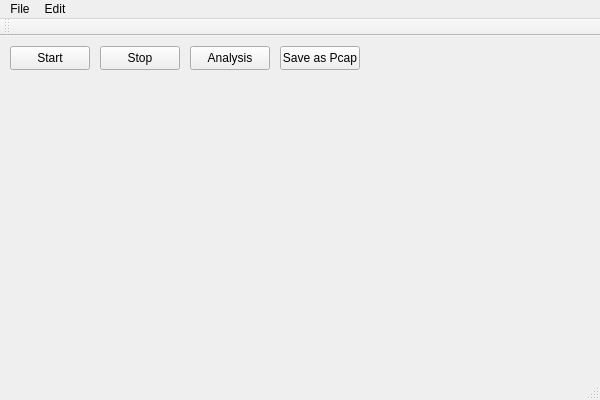
<?xml version="1.0" encoding="UTF-8"?>
<ui version="4.0">
 <class>NetworkAnalyzerClass</class>
 <widget class="QMainWindow" name="NetworkAnalyzerClass">
  <property name="geometry">
   <rect>
    <x>0</x>
    <y>0</y>
    <width>600</width>
    <height>400</height>
   </rect>
  </property>
  <property name="windowTitle">
   <string>NetworkAnalyzer</string>
  </property>
  <widget class="QWidget" name="centralWidget">
   <widget class="QPushButton" name="StartSniffingButton">
    <property name="geometry">
     <rect>
      <x>10</x>
      <y>10</y>
      <width>80</width>
      <height>24</height>
     </rect>
    </property>
    <property name="text">
     <string>Start</string>
    </property>
   </widget>
   <widget class="QPushButton" name="StopSniffingButton">
    <property name="geometry">
     <rect>
      <x>100</x>
      <y>10</y>
      <width>80</width>
      <height>24</height>
     </rect>
    </property>
    <property name="text">
     <string>Stop</string>
    </property>
   </widget>
   <widget class="QPushButton" name="AnalysisButton">
    <property name="geometry">
     <rect>
      <x>190</x>
      <y>10</y>
      <width>80</width>
      <height>24</height>
     </rect>
    </property>
    <property name="text">
     <string>Analysis</string>
    </property>
   </widget>
   <widget class="QPushButton" name="SaveButton">
    <property name="geometry">
     <rect>
      <x>280</x>
      <y>10</y>
      <width>80</width>
      <height>24</height>
     </rect>
    </property>
    <property name="text">
     <string>Save as Pcap</string>
    </property>
   </widget>
  </widget>
  <widget class="QMenuBar" name="menuBar">
   <property name="geometry">
    <rect>
     <x>0</x>
     <y>0</y>
     <width>600</width>
     <height>21</height>
    </rect>
   </property>
   <widget class="QMenu" name="menuFile">
    <property name="title">
     <string>File</string>
    </property>
    <addaction name="actionStart_Sniffing"/>
    <addaction name="actionStop_Sniffing"/>
   </widget>
   <widget class="QMenu" name="menuEdit">
    <property name="title">
     <string>Edit</string>
    </property>
    <addaction name="actionUpdate_Filter"/>
   </widget>
   <addaction name="menuFile"/>
   <addaction name="menuEdit"/>
  </widget>
  <widget class="QToolBar" name="mainToolBar">
   <attribute name="toolBarArea">
    <enum>TopToolBarArea</enum>
   </attribute>
   <attribute name="toolBarBreak">
    <bool>false</bool>
   </attribute>
  </widget>
  <widget class="QStatusBar" name="statusBar"/>
  <action name="actionStart_Sniffing">
   <property name="text">
    <string>Start Sniffing</string>
   </property>
  </action>
  <action name="actionStop_Sniffing">
   <property name="text">
    <string>Stop Sniffing </string>
   </property>
  </action>
  <action name="actionUpdate_Filter">
   <property name="text">
    <string>Update Filter</string>
   </property>
  </action>
 </widget>
 <layoutdefault spacing="6" margin="11"/>
 <resources/>
 <connections/>
</ui>
